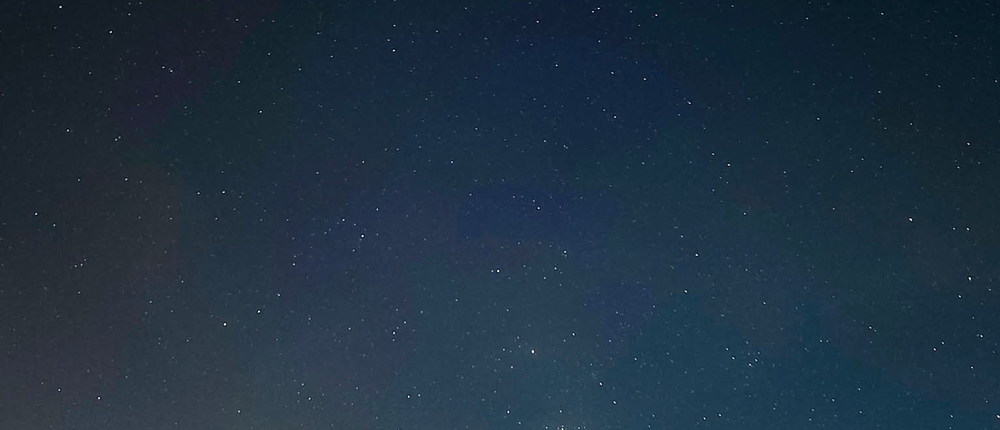
#> input picture identificator/test-otetra3/23.bmp, 1000 x 430 px, shrunk from 1533 x 659 before the run
$ python visualize_centroids.py
#> lines starting #> are read from the running program, lines starting #| are printed output that depends on the picture; after the words box and inside, x2 and y2 are one past the last pixel; in counts of white or black regions, pixels touching at a corner belong together
import cv2

image = cv2.imread("23.bmp", cv2.IMREAD_UNCHANGED)
#> image is the input picture: shape (430, 1000, 3); mean B, G, R 64.9, 48.9, 31.1

centroids = []
with open("centroids.txt", "r") as f:
#> (reads identificator/test-otetra3/centroids.txt from the repository)
    for line in f:
        x, y = map(float, line.split())
        centroids.append((x, y))

if len(image.shape) == 2:
    image = cv2.cvtColor(image, cv2.COLOR_GRAY2BGR)

for i, (x, y) in enumerate(centroids):
    x = int(round(x))
    y = int(round(y))
    cv2.circle(image, (x, y), 8, (0, 255, 0), 1)
    cv2.circle(image, (x, y), 1, (0, 0, 255), -1)
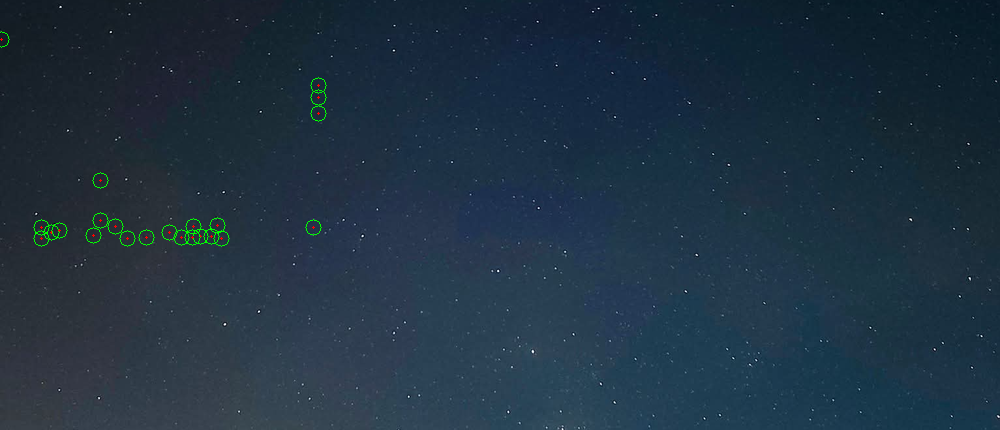
#> image: shape (430, 1000, 3); 0.25% of pixels changed, all inside (x1, y1, x2, y2) = (0, 31, 327, 247)

cv2.imwrite("marked.png", image)
print("Saved marked.png")
